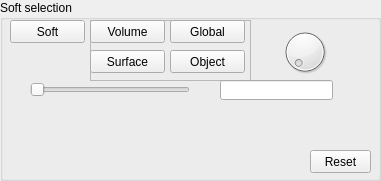
    <widget class="QGroupBox" name="soft">
     <property name="geometry">
      <rect>
       <x>0</x>
       <y>480</y>
       <width>381</width>
       <height>181</height>
      </rect>
     </property>
     <property name="title">
      <string>Soft selection</string>
     </property>
     <property name="flat">
      <bool>false</bool>
     </property>
     <property name="checkable">
      <bool>false</bool>
     </property>
     <widget class="QPushButton" name="pushButton_13">
      <property name="geometry">
       <rect>
        <x>10</x>
        <y>20</y>
        <width>75</width>
        <height>23</height>
       </rect>
      </property>
      <property name="text">
       <string>Soft</string>
      </property>
      <property name="checkable">
       <bool>true</bool>
      </property>
      <property name="autoExclusive">
       <bool>false</bool>
      </property>
      <property name="-command" stdset="0">
       <string>&quot;softSelect -e -softSelectEnabled true&quot;</string>
      </property>
     </widget>
     <widget class="QPushButton" name="pushButton_37">
      <property name="geometry">
       <rect>
        <x>310</x>
        <y>150</y>
        <width>61</width>
        <height>23</height>
       </rect>
      </property>
      <property name="text">
       <string>Reset</string>
      </property>
      <property name="checkable">
       <bool>false</bool>
      </property>
     </widget>
     <widget class="QSlider" name="horizontalSlider">
      <property name="geometry">
       <rect>
        <x>30</x>
        <y>80</y>
        <width>160</width>
        <height>19</height>
       </rect>
      </property>
      <property name="minimum">
       <number>1</number>
      </property>
      <property name="maximum">
       <number>1000</number>
      </property>
      <property name="orientation">
       <enum>Qt::Horizontal</enum>
      </property>
      <property name="-command" stdset="0">
       <string>&quot;softSelect -e -softSelectEnabled true&quot;</string>
      </property>
     </widget>
     <widget class="QDial" name="dial">
      <property name="geometry">
       <rect>
        <x>280</x>
        <y>20</y>
        <width>50</width>
        <height>64</height>
       </rect>
      </property>
     </widget>
     <widget class="QFrame" name="frame">
      <property name="geometry">
       <rect>
        <x>90</x>
        <y>20</y>
        <width>161</width>
        <height>61</height>
       </rect>
      </property>
      <property name="frameShape">
       <enum>QFrame::StyledPanel</enum>
      </property>
      <property name="frameShadow">
       <enum>QFrame::Raised</enum>
      </property>
      <widget class="QPushButton" name="pushButton_36">
       <property name="geometry">
        <rect>
         <x>80</x>
         <y>30</y>
         <width>75</width>
         <height>23</height>
        </rect>
       </property>
       <property name="text">
        <string>Object</string>
       </property>
       <property name="checkable">
        <bool>true</bool>
       </property>
       <property name="autoExclusive">
        <bool>true</bool>
       </property>
      </widget>
      <widget class="QPushButton" name="pushButton_14">
       <property name="geometry">
        <rect>
         <x>0</x>
         <y>0</y>
         <width>75</width>
         <height>23</height>
        </rect>
       </property>
       <property name="text">
        <string>Volume</string>
       </property>
       <property name="checkable">
        <bool>true</bool>
       </property>
       <property name="autoExclusive">
        <bool>true</bool>
       </property>
      </widget>
      <widget class="QPushButton" name="pushButton_15">
       <property name="geometry">
        <rect>
         <x>80</x>
         <y>0</y>
         <width>75</width>
         <height>23</height>
        </rect>
       </property>
       <property name="text">
        <string>Global</string>
       </property>
       <property name="checkable">
        <bool>true</bool>
       </property>
       <property name="autoExclusive">
        <bool>true</bool>
       </property>
      </widget>
      <widget class="QPushButton" name="pushButton_16">
       <property name="geometry">
        <rect>
         <x>0</x>
         <y>30</y>
         <width>75</width>
         <height>23</height>
        </rect>
       </property>
       <property name="text">
        <string>Surface</string>
       </property>
       <property name="checkable">
        <bool>true</bool>
       </property>
       <property name="autoExclusive">
        <bool>true</bool>
       </property>
      </widget>
     </widget>
     <widget class="QLineEdit" name="lineEdit_3">
      <property name="geometry">
       <rect>
        <x>220</x>
        <y>80</y>
        <width>113</width>
        <height>20</height>
       </rect>
      </property>
      <property name="-text" stdset="0">
       <string>&quot;coucou&quot;</string>
      </property>
     </widget>
    </widget>
